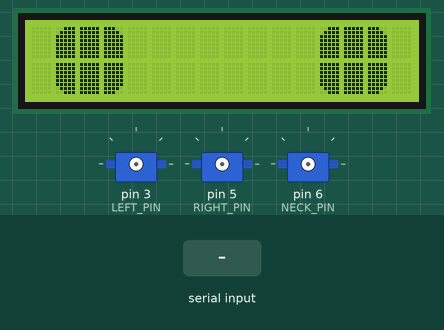
The sketch below on a simulated Arduino Uno, built with avr-gcc and run on an emulated ATmega328P. Parts: 16×2 character LCD, 3 × servo. Inputs (shaded band) come from the test bench. What the sketch prints to the serial monitor is not drawn.

Above: at 4.2 s.
4.3 s: "POSITIVE\n" received over Serial
At 5.3 s:
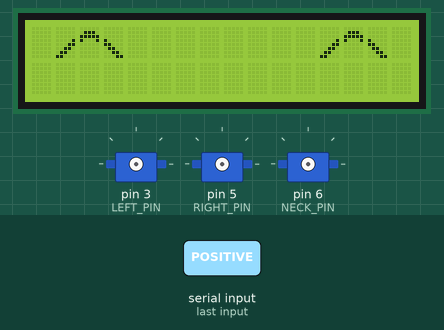
5.8 s: "NEGATIVE\n" received over Serial
At 7.2 s:
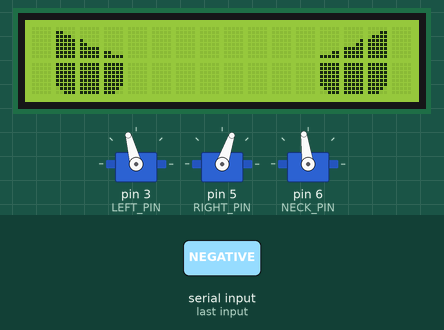
At 7.9 s:
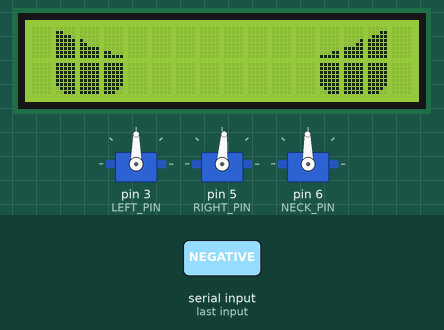
8.8 s: byte 10 ('\n') received over Serial
11.8 s: byte 13 ('\r') received over Serial
Timing chart, 0 to 24.4 s (numbered marks = the images above; inputs shaded):
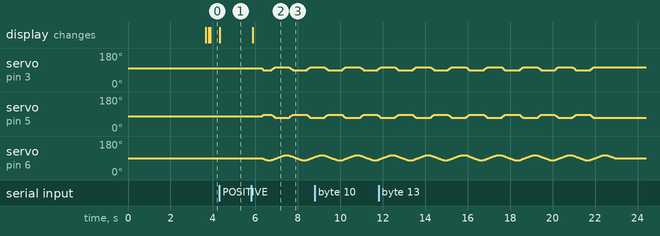

The sketch:

owlert_uno_robot.ino
```cpp
// Owlert robot: Arduino/Elegoo UNO R3 (ATmega328P)
// Startup demo: ANGRY -> NEUTRAL -> SAD -> NEUTRAL -> HAPPY -> NEUTRAL.
// SG90 positional neck servo: both expressions travel 79 <-> 101 degrees.
// Accepts laptop serial commands (NEGATIVE/POSITIVE/NORMAL/PING) and drives
// the same face+pose sequences the startup demo below uses.

#include <Wire.h>
#include <LiquidCrystal_I2C.h>
#include <Servo.h>
#include <avr/pgmspace.h>
#include <string.h>

#if !defined(ARDUINO_AVR_UNO)
#error "Select Arduino AVR Boards > Arduino Uno."
#endif

const uint8_t LEFT_PIN = 3;
const uint8_t RIGHT_PIN = 5;
const uint8_t NECK_PIN = 6;

// Arm limits
const int LEFT_OUT = 90;
const int LEFT_REST = 99;
const int LEFT_IN = 105;

const int RIGHT_OUT = 86;
const int RIGHT_REST = 77;
const int RIGHT_IN = 71;

const bool NECK_ENABLED = true;
const int NECK_CENTER = 90;
// Preserve the supplied range: 90 - 11 = 79, 90 + 11 = 101 degrees.
const int NECK_SHAKE_DELTA = 11;
const int NECK_SHAKE_DELTA2 = 6;
const int NECK_MIN = 75;
const int NECK_MAX = 105;

// Dropped to 12ms per degree for crisper, more apparent acceleration
const unsigned long SERVO_STEP_MS = 12;
const unsigned long ANGRY_NECK_STEP_MS = 12;
const unsigned long SAD_NECK_STEP_MS = 25;
const unsigned long NECK_SETTLE_MS = 200;
const unsigned long MOVE_TIMEOUT_MS = 3000;
const unsigned long BLINK_INTERVAL_MS = 3500;
const unsigned long BLINK_DURATION_MS = 150;

static_assert(LEFT_OUT >= 0 && LEFT_OUT <= LEFT_REST && LEFT_REST <= LEFT_IN && LEFT_IN <= 180, "Invalid left arm limits");
static_assert(RIGHT_IN >= 0 && RIGHT_IN <= RIGHT_REST && RIGHT_REST <= RIGHT_OUT && RIGHT_OUT <= 180, "Invalid right arm limits");
static_assert(NECK_MIN >= 0 && NECK_MIN <= (NECK_CENTER - NECK_SHAKE_DELTA), "Neck min limit exceeded");
static_assert(NECK_MAX >= (NECK_CENTER + NECK_SHAKE_DELTA) && NECK_MAX <= 180, "Neck max limit exceeded");

LiquidCrystal_I2C lcd27(0x27, 16, 2);
LiquidCrystal_I2C lcd3f(0x3F, 16, 2);
LiquidCrystal_I2C *display = nullptr;

Servo leftArm;
Servo rightArm;
Servo neck;

int leftPosition = LEFT_REST;
int rightPosition = RIGHT_REST;
int neckPosition = NECK_CENTER;
int leftTarget = LEFT_REST;
int rightTarget = RIGHT_REST;
int neckTarget = NECK_CENTER;

const uint8_t NORMAL_FACE = 0;
const uint8_t ANGRY_FACE = 1;
const uint8_t SAD_FACE = 2;
const uint8_t HAPPY_FACE = 3;
uint8_t currentFace = NORMAL_FACE;

unsigned long lastServoMs = 0;
unsigned long lastNeckMs = 0;
unsigned long neckStepMs = ANGRY_NECK_STEP_MS;
bool isBlinking = false;
unsigned long lastBlinkMs = 0;

const uint8_t eyeTops[3][6][8] PROGMEM = {
  { // Neutral / Normal
    {7, 15, 31, 31, 31, 31, 31, 31},
    {31, 31, 31, 31, 31, 31, 31, 31},
    {28, 30, 31, 31, 31, 31, 31, 31},
    {7, 15, 31, 31, 31, 31, 31, 31},
    {31, 31, 31, 31, 31, 31, 31, 31},
    {28, 30, 31, 31, 31, 31, 31, 31}
  },
  { // Angry
    {0, 24, 30, 31, 31, 31, 31, 31},
    {0, 0, 0, 16, 24, 31, 31, 31},
    {0, 0, 0, 0, 0, 0, 24, 31},
    {0, 0, 0, 0, 0, 0, 3, 31},
    {0, 0, 0, 1, 3, 31, 31, 31},
    {0, 3, 15, 31, 31, 31, 31, 31}
  },
  { // Sad
    {0, 0, 0, 0, 0, 1, 7, 31},
    {0, 0, 0, 3, 15, 31, 31, 31},
    {0, 7, 31, 31, 31, 31, 31, 31},
    {0, 28, 31, 31, 31, 31, 31, 31},
    {0, 0, 0, 24, 30, 31, 31, 31},
    {0, 0, 0, 0, 0, 16, 28, 31}
  }
};

bool addressResponds(uint8_t address) {
  Wire.beginTransmission(address);
  return Wire.endTransmission() == 0;
}

void initDisplay() {
  Wire.begin();
  Wire.setWireTimeout(25000, true);
  if (addressResponds(0x27)) display = &lcd27;
  else if (addressResponds(0x3F)) display = &lcd3f;
  else return;

  display->init();
  display->backlight();
  display->clear();
}

void drawEyesClosed() {
  if (!display) return;
  for (uint8_t eye = 0; eye < 2; ++eye) {
    uint8_t col = (eye == 0) ? 1 : 12;
    display->setCursor(col, 0);
    display->print(F("   "));
    display->setCursor(col, 1);
    display->print(F("---"));
  }
}

void drawHappyFace() {
  if (!display) return;
  // Raised smiling eye arches (clean look, no mouth)
  uint8_t eyeLeft[8]   = {0, 0, 0, 1, 3, 6, 12, 24};
  uint8_t eyeMiddle[8] = {0, 14, 31, 17, 0, 0, 0, 0};
  uint8_t eyeRight[8]  = {0, 0, 0, 16, 24, 12, 6, 3};

  display->clear();
  display->createChar(0, eyeLeft);
  display->createChar(1, eyeMiddle);
  display->createChar(2, eyeRight);

  for (uint8_t eye = 0; eye < 2; ++eye) {
    display->setCursor(eye == 0 ? 1 : 12, 0);
    for (uint8_t tile = 0; tile < 3; ++tile) display->write(tile);
  }
}

void drawFace(uint8_t face) {
  if (!display) return;
  if (face == HAPPY_FACE) {
    drawHappyFace();
    return;
  }

  display->clear();
  uint8_t tile[8];
  for (uint8_t slot = 0; slot < 6; ++slot) {
    for (uint8_t row = 0; row < 8; ++row) {
      tile[row] = pgm_read_byte(&eyeTops[face][slot][row]);
    }
    display->createChar(slot, tile);
  }
  uint8_t bottomLeft[8]  = {31, 31, 31, 31, 31, 31, 15, 7};
  uint8_t bottomRight[8] = {31, 31, 31, 31, 31, 31, 30, 28};
  display->createChar(6, bottomLeft);
  display->createChar(7, bottomRight);

  for (uint8_t eye = 0; eye < 2; ++eye) {
    uint8_t col = (eye == 0) ? 1 : 12;
    display->setCursor(col, 0);
    for (uint8_t part = 0; part < 3; ++part) {
      display->write(static_cast<uint8_t>(eye * 3 + part));
    }
    display->setCursor(col, 1);
    display->write(static_cast<uint8_t>(6));
    display->write(static_cast<uint8_t>(255));
    display->write(static_cast<uint8_t>(7));
  }
}

void initServos() {
  leftArm.write(LEFT_REST);
  rightArm.write(RIGHT_REST);
  leftArm.attach(LEFT_PIN);
  rightArm.attach(RIGHT_PIN);

  if (NECK_ENABLED) {
    neck.write(NECK_CENTER);
    neck.attach(NECK_PIN);
  }
}

void stepServo(Servo &motor, int &position, int target, int minimum, int maximum) {
  target = constrain(target, minimum, maximum);
  if (position == target) return;
  position += (position < target) ? 1 : -1;
  position = constrain(position, minimum, maximum);
  motor.write(position);
}

void updateServosSmooth() {
  // Neutral and happy never command movement, including recentering.
  if (currentFace != ANGRY_FACE && currentFace != SAD_FACE) return;
  unsigned long now = millis();
  if (now - lastServoMs >= SERVO_STEP_MS) {
    lastServoMs = now;
    stepServo(leftArm, leftPosition, leftTarget, LEFT_OUT, LEFT_IN);
    stepServo(rightArm, rightPosition, rightTarget, RIGHT_IN, RIGHT_OUT);
  }
  if (NECK_ENABLED && now - lastNeckMs >= neckStepMs) {
    lastNeckMs = now;
    stepServo(neck, neckPosition, neckTarget, NECK_MIN, NECK_MAX);
  }
}

void holdPose(unsigned long durationMs) {
  unsigned long start = millis();
  while (millis() - start < durationMs) {
    updateServosSmooth();
    updateBlink(millis());
  }
}

bool moveNeckTo(int target) {
  neckTarget = constrain(target, NECK_MIN, NECK_MAX);
  Serial.print(F("NECK target="));
  Serial.println(neckTarget);
  unsigned long startedMs = millis();
  // Wait for the software ramp to finish before reversing. This tracks
  // commanded angles only: an SG90 provides no physical position feedback.
  while (NECK_ENABLED && neckPosition != neckTarget) {
    if (millis() - startedMs >= MOVE_TIMEOUT_MS) {
      neckTarget = neckPosition;
      Serial.println(F("WARN neck command ramp timed out"));
      return false;
    }
    updateServosSmooth();
  }
  holdPose(NECK_SETTLE_MS);
  return true;
}

// Snappy, energetic head shake for ANGRY
void shakeAngry(uint8_t shakes) {
  shakeSad(shakes);
}

// Same endpoints, but slower, deliberate head shake for SAD.
void shakeSad(uint8_t shakes) {
  neckStepMs = SAD_NECK_STEP_MS;
  leftTarget = LEFT_IN;
  rightTarget = RIGHT_IN;

  for (uint8_t i = 0; i < shakes; ++i) {
    leftTarget = LEFT_OUT;
    rightTarget = RIGHT_OUT;
    if (!moveNeckTo(NECK_CENTER - NECK_SHAKE_DELTA)) return;

    leftTarget = LEFT_IN;
    rightTarget = RIGHT_IN;
    if (!moveNeckTo(NECK_CENTER + NECK_SHAKE_DELTA + 10)) return;
  }
  moveNeckTo(NECK_CENTER); // Finish recentering while still sad.
}

void setFaceAndPose(uint8_t face) {
  currentFace = face;
  isBlinking = false;
  lastBlinkMs = millis();
  drawFace(face);

  if (face == ANGRY_FACE || face == SAD_FACE) {
    if (!leftArm.attached()) {
      initServos();
      holdPose(400); // Let the first center command settle before shaking.
    }
  }
  if (face == ANGRY_FACE) {
    Serial.println(F("STATE ANGRY"));
    shakeAngry(10);
  } else if (face == SAD_FACE) {
    Serial.println(F("STATE SAD"));
    shakeSad(10);
  } else { // NORMAL_FACE or HAPPY_FACE: freeze, do not recenter.
    leftTarget = leftPosition;
    rightTarget = rightPosition;
    neckTarget = neckPosition;
    Serial.println(face == HAPPY_FACE ? F("STATE HAPPY") : F("STATE NORMAL"));
  }
}

void updateBlink(unsigned long now) {
  if (currentFace != NORMAL_FACE || !display) return;

  if (!isBlinking && (now - lastBlinkMs >= BLINK_INTERVAL_MS)) {
    isBlinking = true;
    lastBlinkMs = now;
    drawEyesClosed();
  } else if (isBlinking && (now - lastBlinkMs >= BLINK_DURATION_MS)) {
    isBlinking = false;
    lastBlinkMs = now;
    drawFace(NORMAL_FACE);
  }
}

// --- laptop serial control ---------------------------------------------
// The host (server/mood.js via server/arduino.js) decides the mood from the
// live habit densities and sends one line at a time, 115200 baud:
//   NEGATIVE  -> alternates ANGRY/SAD so repeats don't look identical
//   POSITIVE  -> happy
//   NORMAL / NEUTRAL -> resting face
//   PING      -> PONG
// Each command runs the same setFaceAndPose() the startup demo uses, so the
// arm/neck sequences are exactly the ones tuned here.
char serialLine[24];
uint8_t serialLength = 0;
bool overflowed = false;
bool lastNegativeWasAngry = false;

void handleCommand(char *command) {
  for (char *c = command; *c; ++c)
    if (*c >= 'a' && *c <= 'z') *c -= 'a' - 'A';

  if (strcmp(command, "NEGATIVE") == 0) {
    // Alternate rather than random: a repeated scolding still varies, but
    // stays reproducible when demoing.
    lastNegativeWasAngry = !lastNegativeWasAngry;
    setFaceAndPose(lastNegativeWasAngry ? ANGRY_FACE : SAD_FACE);
    Serial.println(F("ACK NEGATIVE"));
  } else if (strcmp(command, "POSITIVE") == 0) {
    setFaceAndPose(HAPPY_FACE);
    Serial.println(F("ACK POSITIVE"));
  } else if (strcmp(command, "NORMAL") == 0 || strcmp(command, "NEUTRAL") == 0) {
    setFaceAndPose(NORMAL_FACE);
    Serial.println(F("ACK NORMAL"));
  } else if (strcmp(command, "PING") == 0) {
    Serial.println(F("PONG"));
  } else {
    Serial.println(F("ERR COMMAND: use NORMAL, NEGATIVE, POSITIVE, or PING"));
  }
}

void readCommands() {
  while (Serial.available() > 0) {
    char c = Serial.read();
    if (c == '\n' || c == '\r') {
      if (serialLength > 0 && !overflowed) {
        serialLine[serialLength] = '\0';
        handleCommand(serialLine);
      }
      serialLength = 0;
      overflowed = false;
      continue;
    }
    // Drop anything over-long rather than wrapping it into a stray command.
    if (serialLength >= sizeof(serialLine) - 1) {
      overflowed = true;
      continue;
    }
    serialLine[serialLength++] = c;
  }
}

void setup() {
  Serial.begin(115200);
  initDisplay();
  Serial.println(F("MODE SERIAL_CONTROLLED"));
  Serial.println(F("READY OWLERT_UNO 115200"));

  // // 1. ANGRY (snappy head shake, arms out)
  // setFaceAndPose(ANGRY_FACE);
  // holdPose(4500);

  // // 2. NEUTRAL (steady hold, eyes blink)
  // setFaceAndPose(NORMAL_FACE);
  // holdPose(2500);

  // // 3. SAD (slow deliberate head shake, arms in)
  // setFaceAndPose(SAD_FACE);
  // holdPose(4500);

  // // 4. NEUTRAL (steady hold, eyes blink)
  // setFaceAndPose(NORMAL_FACE);
  // holdPose(2500);

  // // 5. HAPPY (smiling arched eyes)
  // setFaceAndPose(HAPPY_FACE);
  // holdPose(3000);

  // Settle back to NEUTRAL permanently
  setFaceAndPose(NORMAL_FACE);
  lastBlinkMs = millis();
}

void loop() {
  unsigned long now = millis();
  readCommands();
  updateServosSmooth();
  updateBlink(now);
}
```

Measured:
- after the input at 4.3 s, the display: changes at once (image 1)
